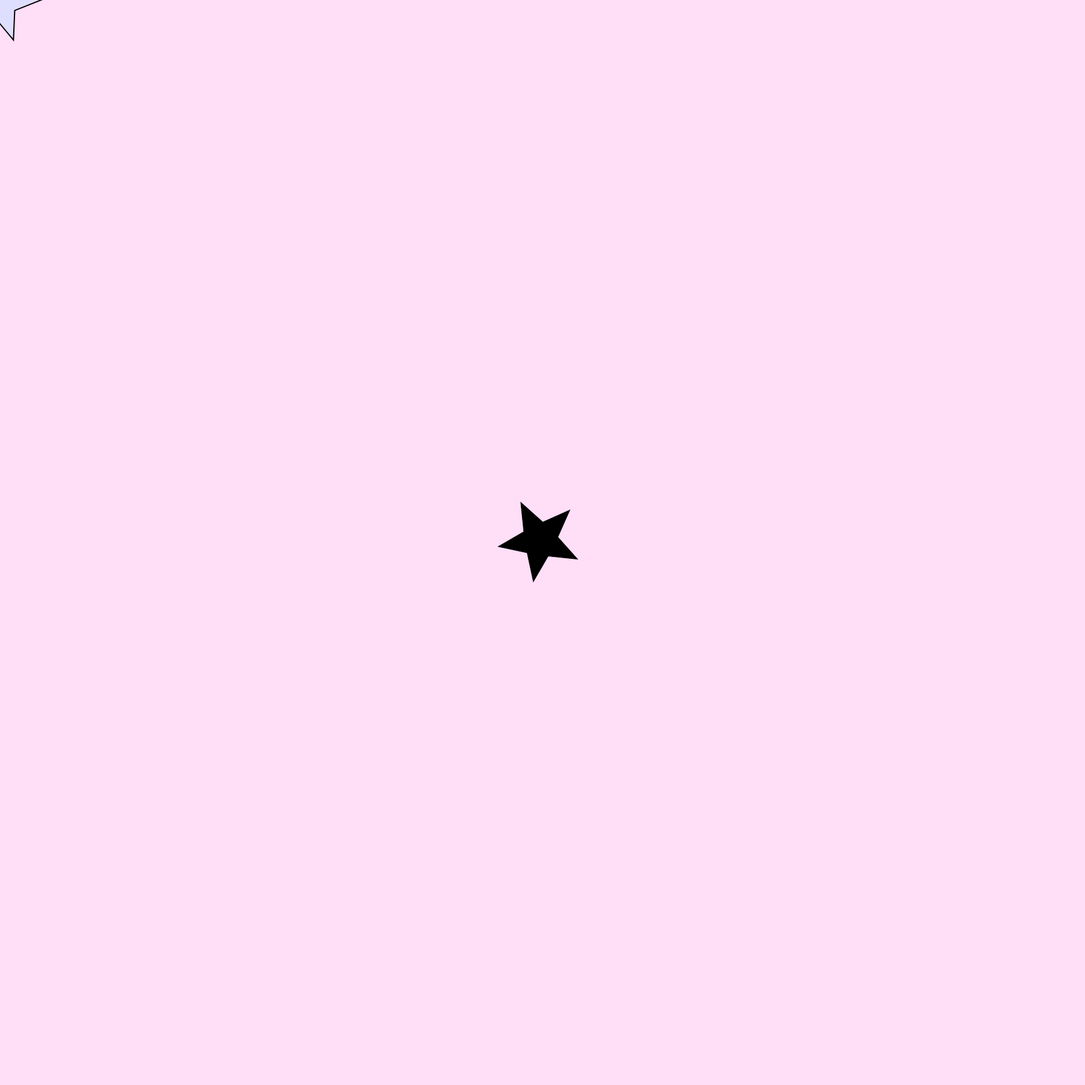
Frame 1 (no input)
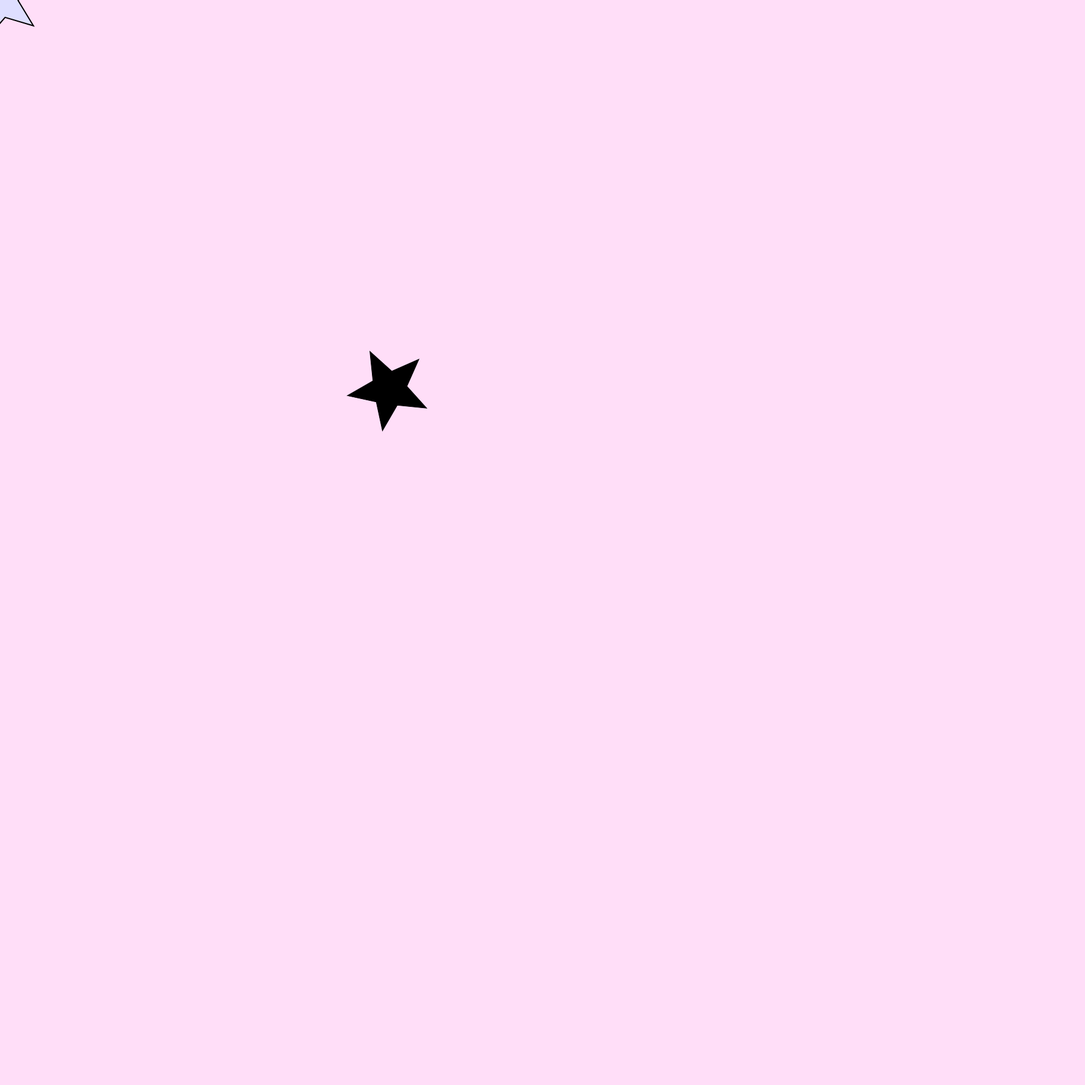
Frame 60 (no input)
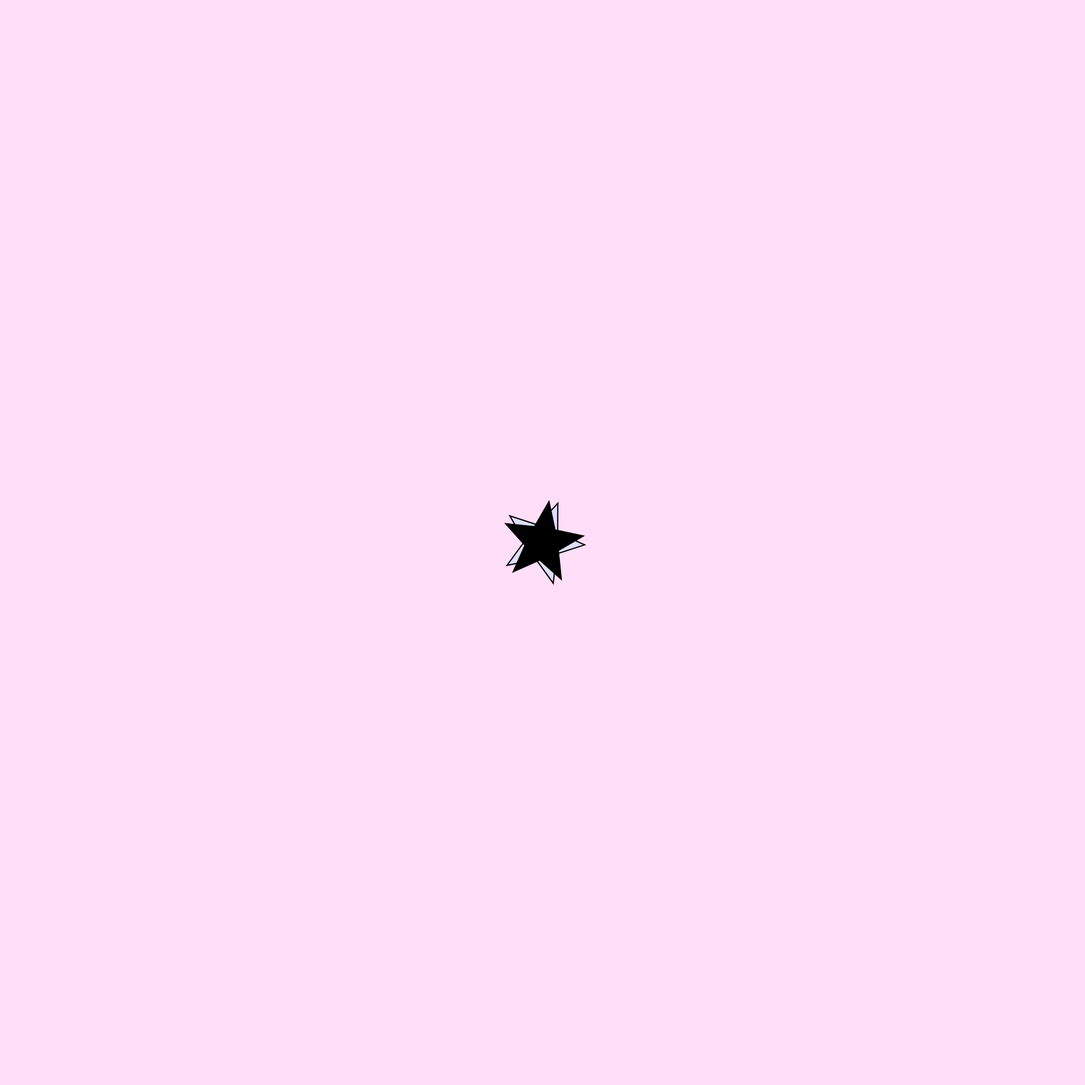
Frame 120 (the mouse pressed at the canvas centre since frame 60)

The p5.js sketch that drew these frames (run headless with seeded random() and noise() and a simulated clock; from frame 60 on, the mouse is pressed at the canvas centre):

// p5.js sketch
// ── sketch.js


let a;


function setup() {
	createCanvas(1800, 1800);
	a = new Vehicle(createVector(width/2, height/2));


}


function draw() {
	background(255, 222, 248);
	fill(222, 222, 255);
	stroke(0);
	strokeWeight(2);
	ellipse(mouseX, mouseY, 60, 60);

	// push();
 //  translate(width*0.2, height*0.5);
 //  rotate(frameCount / 200.0);
 //  star(0, 0, 5, 70, 3); 
 //  pop();
  
 //  push();
 //  translate(width*0.5, height*0.5);
 //  rotate(frameCount / 50.0);
 //  star(0, 0, 80, 100, 40); 
 //  pop();
  
  push();
  translate(mouseX, mouseY);
  rotate(frameCount / -100.0);
  star(0, 0, 30, 70, 5); 
  pop();

	//update and display vehicle
	a.seek(createVector(mouseX, mouseY));
	a.update();
	a.display();



}

function star(x, y, radius1, radius2, npoints) {
  var angle = TWO_PI / npoints;
  var halfAngle = angle/2.0;
  beginShape();
  for (var a = 0; a < TWO_PI; a += angle) {
    var sx = x + cos(a) * radius2;
    var sy = y + sin(a) * radius2;
    vertex(sx, sy);
    sx = x + cos(a+halfAngle) * radius1;
    sy = y + sin(a+halfAngle) * radius1;
    vertex(sx, sy);
  }
  endShape(CLOSE);
}


class Vehicle{
	constructor(position){
		//this is where we deifne our properties
		this.position = position;
		this.velocity = createVector(0,0);
		this.acceleration = createVector(0,0);
		this.radius = 6; //radius is size
		this.color = (255, 0, 0);

		this.maxSpeed = 6;


	}

//seek target
seek(target){
	//note that thos.position is a vector
	//note that target is a vector 
	//find the desired vector of travel by subtracting form the position of oG target
	let desired = target.sub(this.position);

// keep direction of the difference between 
//position and target but limit how close it can go
	desired.setMag(this.maxSpeed); 

	//find the "steering" vector
	let steer = desired.sub(this.velocity);

	this.applyForce(steer);

}


//applyForce (giving direction and magnitude)
applyForce(force){
	this.acceleration.add(force);


}

//update (perform calculations)
update(){ 

	this.velocity.add(this.acceleration); //update velocity
	this.position.add(this.velocity); //update acceleration 
	this.acceleration.mult(0); //reset acceleration 

}

// function star(x, y, radius1, radius2, npoints) {
//   var angle = TWO_PI / npoints;
//   var halfAngle = angle/2.0;
//   beginShape();
//   for (var a = 0; a < TWO_PI; a += angle) {
//     var sx = x + cos(a) * radius2;
//     var sy = y + sin(a) * radius2;
//     vertex(sx, sy);
//     sx = x + cos(a+halfAngle) * radius1;
//     sy = y + sin(a+halfAngle) * radius1;
//     vertex(sx, sy);
//   }
//   endShape(CLOSE);
// }



display(){ //display

//get the angle from velocity 
	let theta = this.velocity.heading() + HALF_PI; 

//set drawing properties
	fill(this.color);
	stroke(0);
	strokeWeight(1);

//move the center of the canvas to the vehicle's position
	translate(this.position.x, this.position.y);

//rotate the camvas heading we calculated above
	rotate(theta);

//draw the vegicle shape
	//beginShape();

	// endShape(CLOSE);

// function star(x, y, radius1, radius2, npoints) {
//   var angle = TWO_PI / npoints;
//   var halfAngle = angle/2.0;
//   beginShape();
//   for (var a = 0; a < TWO_PI; a += angle) {
//     var sx = x + cos(a) * radius2;
//     var sy = y + sin(a) * radius2;
//     vertex(sx, sy);
//     sx = x + cos(a+halfAngle) * radius1;
//     sy = y + sin(a+halfAngle) * radius1;
//     vertex(sx, sy);
//   }
//   endShape(CLOSE);
// }

 star(0, 0, 30, 70, 5); 
  
resetMatrix();


}



}
